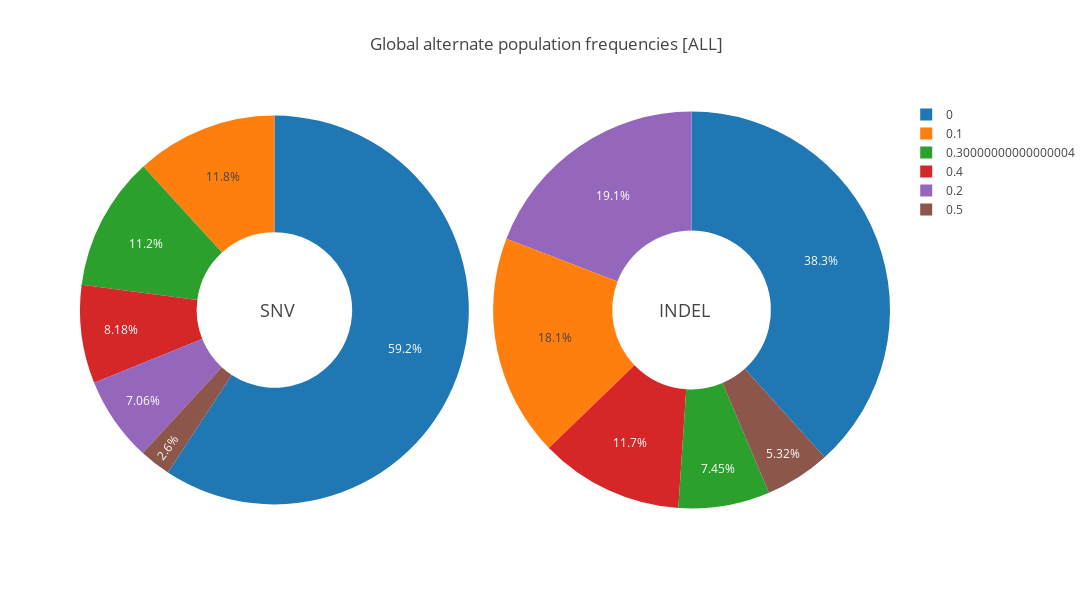

Here is the notebook cell this chart was saved with:
### Code cell
import plotly.offline as py
import plotly.graph_objs as go
from plotly.offline import get_plotlyjs, init_notebook_mode

snvPandas = oskar.facet(df, "type[SNV]>>popFreq__GNOMAD_GENOMES__ALL[0..0.5]:0.1").toPandas()
indelPandas = oskar.facet(df, "type[INDEL]>>popFreq__GNOMAD_GENOMES__ALL[0..0.5]:0.1").toPandas()

init_notebook_mode(connected = True)

fig = {
  "data": [
    {
      "values": snvPandas["count"],
      "labels": snvPandas["popFreq__GNOMAD_GENOMES__ALLRange"],
      "domain": {"x": [0, .48]},
      "hole": .4,
      "type": "pie"
    },
    {
      "values": indelPandas["count"],
      "labels": indelPandas["popFreq__GNOMAD_GENOMES__ALLRange"],
      "domain": {"x": [.51, 1]},
      "hole": .4,
      "type": "pie"
    }],
  "layout": {
        "title":"Global alternate population frequencies [ALL]",
        "autosize":False,
        "width":1500,
        "height":600,
        "annotations": [
            {
                "font": {
                    "size": 18
                },
                "showarrow": False,
                "text": "SNV",
                "x": 0.22,
                "y": 0.5
            },
            {
                "font": {
                    "size": 18
                },
                "showarrow": False,
                "text": "INDEL",
                "x": 0.78,
                "y": 0.5
            }
        ]
    }
}
py.iplot(fig, filename = 'donut')

### Figure 1 — Plotly figure (JSON) as saved in the notebook; plotly's stock layout.template omitted (floating-point values rounded to 4 significant figures)
{"data": [{"domain": {"x": [0, 0.48]}, "hole": 0.4, "labels": [0, 0.1, 0.2, 0.3, 0.4, 0.5], "type": "pie", "uid": "d25512bb-b891-492f-8928-25cabd47df34", "values": [478, 95, 57, 90, 66, 21]}, {"domain": {"x": [0.51, 1]}, "hole": 0.4, "labels": [0, 0.1, 0.2, 0.3, 0.4, 0.5], "type": "pie", "uid": "8e51ab71-58f1-496f-87dc-1fedaca9c15c", "values": [36, 17, 18, 7, 11, 5]}], "layout": {"annotations": [{"font": {"size": 18}, "showarrow": false, "text": "SNV", "x": 0.22, "y": 0.5}, {"font": {"size": 18}, "showarrow": false, "text": "INDEL", "x": 0.78, "y": 0.5}], "autosize": false, "height": 600, "hiddenlabels": [], "title": "Global alternate population frequencies [ALL]", "width": 1500}}
